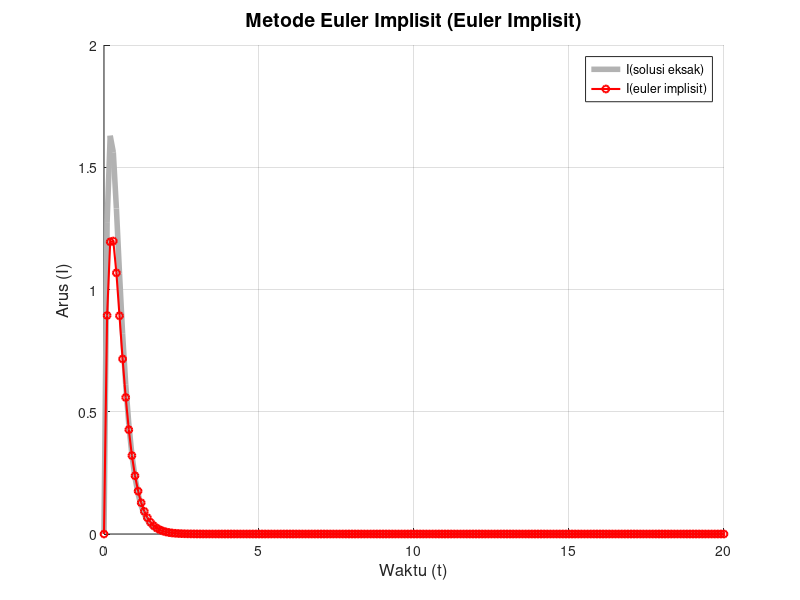
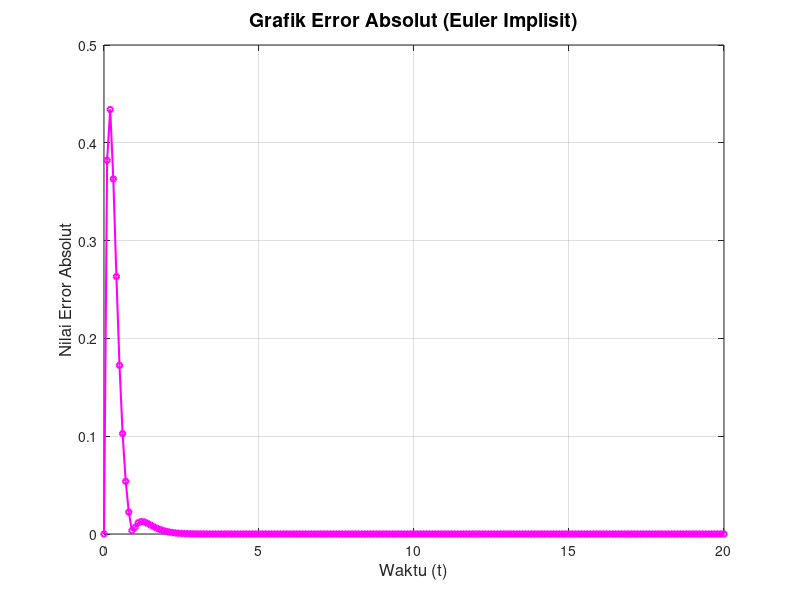

Here is the MATLAB script that generated these plots, in order:
% 1. Definisi Parameter
h = 0.1;  % Step size
t_start = 0;
t_end = 20;
I0 = 0;

% Solusi Eksak/Analitik
exact_solution = @(t) 20 * (exp(-4 * t) - exp(-5 * t));

% 2. Persiapan Data
t_values = t_start:h:t_end;
N = length(t_values);

% Pre-alokasi array
I_implicit = zeros(1, N);
I_exact = exact_solution(t_values);

% Kondisi awal
I_implicit(1) = I0;

% 3. Proses Hitung & Tabel
% Header Tabel
fprintf('%3s | %4s | %15s | %15s | %15s\n', 'n', 't', 'I_implisit', 'I_exact', 'Abs Error');
fprintf('%s\n', repmat('-', 1, 64));

% Baris pertama (Kondisi Awal t=0)
error_awal = abs(I_exact(1) - I_implicit(1));
fprintf('%3d | %4.1f | %15.6f | %15.6f | %15.6f\n', 0, t_values(1), I_implicit(1), I_exact(1), error_awal);

% Loop Backward Euler
for i = 1:(N-1)
    tn_next = t_values(i+1);
    In = I_implicit(i);

    % Rumus Euler Implisit hasil manipulasi aljabar
    I_next = (In + 20 * h * exp(-4 * tn_next)) / (1 + 5 * h);

    I_implicit(i+1) = I_next;

    % Hitung Error
    error_n = abs(I_exact(i+1) - I_next);

    % Cetak hasil
    fprintf('%3d | %4.1f | %15.6f | %15.6f | %15.6f\n', i, tn_next, I_next, I_exact(i+1), error_n);
end

% 4. Visualisasi Data
figure('Position', [100, 100, 800, 500]);
hold on;

% Plot Solusi Eksak (Garis tebal abu-abu)
plot(t_values, I_exact, 'Color', [0.7 0.7 0.7], 'LineWidth', 4);

% Plot Solusi Implisit (Garis merah solid dengan marker bulat)
plot(t_values, I_implicit, 'r-o', 'MarkerSize', 5, 'LineWidth', 1.5);

% Dekorasi Grafik
title('Metode Euler Implisit (Euler Implisit)', 'FontSize', 14);
xlabel('Waktu (t)', 'FontSize', 12);
ylabel('Arus (I)', 'FontSize', 12);
legend('I(solusi eksak)', 'I(euler implisit)', 'Location', 'best');   %menuliskan legenda/petunjuk
grid on;
hold off;

% --- TAMBAHAN: VISUALISASI GRAFIK ERROR --- tidak wajib masuk dokumen
% Membuat jendela grafik baru (Figure 2) khusus untuk error
figure('Position', [150, 150, 800, 400]);

% Menghitung seluruh error sekaligus (menggunakan I_implicit)
error_array = abs(I_exact - I_implicit);

% Plot grafik error
plot(t_values, error_array, 'm-o', 'LineWidth', 1.5, 'MarkerSize', 4);

% Dekorasi Grafik Error
title('Grafik Error Absolut (Euler Implisit)', 'FontSize', 14);
xlabel('Waktu (t)', 'FontSize', 12);
ylabel('Nilai Error Absolut', 'FontSize', 12);
grid on;
